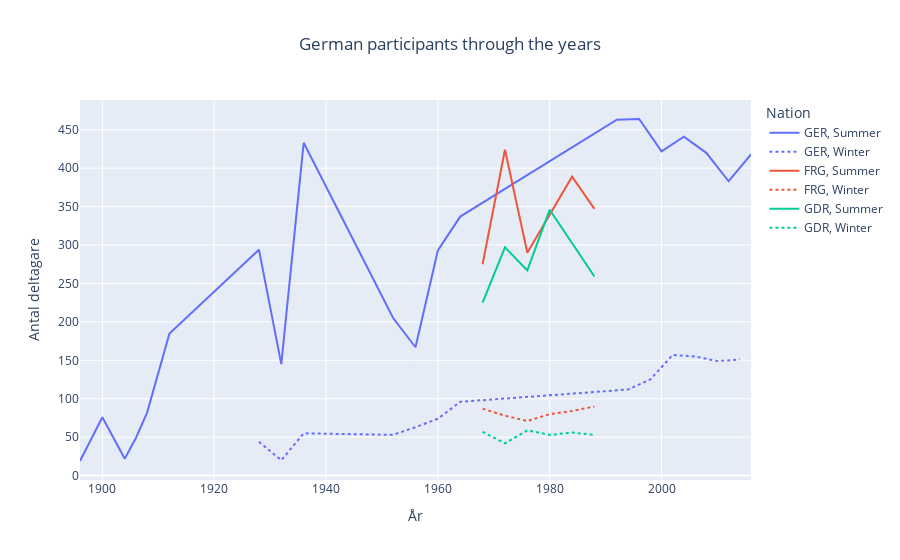

Write notebook code for a chart like this one.
### Code cell
Functions.plot_participants(germany_all)

### Figure 1 — Plotly figure (JSON) as saved in the notebook; plotly's stock layout.template omitted (floating-point values rounded to 4 significant figures)
{"data": [{"hovertemplate": "NOC=GER<br>Season=Summer<br>Year=%{x}<br>Participants=%{y}<extra></extra>", "legendgroup": "GER, Summer", "line": {"color": "#636efa", "dash": "solid"}, "marker": {"symbol": "circle"}, "mode": "lines", "name": "GER, Summer", "orientation": "v", "showlegend": true, "type": "scatter", "x": [1896, 1900, 1904, 1906, 1908, 1912, 1928, 1932, 1936, 1952, 1956, 1960, 1964, 1992, 1996, 2000, 2004, 2008, 2012, 2016], "xaxis": "x", "y": [19, 76, 22, 49, 82, 185, 294, 145, 433, 205, 167, 293, 337, 463, 464, 422, 441, 420, 383, 418], "yaxis": "y"}, {"hovertemplate": "NOC=GER<br>Season=Winter<br>Year=%{x}<br>Participants=%{y}<extra></extra>", "legendgroup": "GER, Winter", "line": {"color": "#636efa", "dash": "dot"}, "marker": {"symbol": "circle"}, "mode": "lines", "name": "GER, Winter", "orientation": "v", "showlegend": true, "type": "scatter", "x": [1928, 1932, 1936, 1952, 1956, 1960, 1964, 1992, 1994, 1998, 2002, 2006, 2010, 2014], "xaxis": "x", "y": [44, 20, 55, 53, 63, 74, 96, 111, 112, 125, 157, 155, 149, 151], "yaxis": "y"}, {"hovertemplate": "NOC=FRG<br>Season=Summer<br>Year=%{x}<br>Participants=%{y}<extra></extra>", "legendgroup": "FRG, Summer", "line": {"color": "#EF553B", "dash": "solid"}, "marker": {"symbol": "circle"}, "mode": "lines", "name": "FRG, Summer", "orientation": "v", "showlegend": true, "type": "scatter", "x": [1968, 1972, 1976, 1984, 1988], "xaxis": "x", "y": [275, 424, 290, 389, 347], "yaxis": "y"}, {"hovertemplate": "NOC=FRG<br>Season=Winter<br>Year=%{x}<br>Participants=%{y}<extra></extra>", "legendgroup": "FRG, Winter", "line": {"color": "#EF553B", "dash": "dot"}, "marker": {"symbol": "circle"}, "mode": "lines", "name": "FRG, Winter", "orientation": "v", "showlegend": true, "type": "scatter", "x": [1968, 1972, 1976, 1980, 1984, 1988], "xaxis": "x", "y": [87, 78, 71, 80, 84, 90], "yaxis": "y"}, {"hovertemplate": "NOC=GDR<br>Season=Summer<br>Year=%{x}<br>Participants=%{y}<extra></extra>", "legendgroup": "GDR, Summer", "line": {"color": "#00cc96", "dash": "solid"}, "marker": {"symbol": "circle"}, "mode": "lines", "name": "GDR, Summer", "orientation": "v", "showlegend": true, "type": "scatter", "x": [1968, 1972, 1976, 1980, 1988], "xaxis": "x", "y": [225, 297, 267, 346, 259], "yaxis": "y"}, {"hovertemplate": "NOC=GDR<br>Season=Winter<br>Year=%{x}<br>Participants=%{y}<extra></extra>", "legendgroup": "GDR, Winter", "line": {"color": "#00cc96", "dash": "dot"}, "marker": {"symbol": "circle"}, "mode": "lines", "name": "GDR, Winter", "orientation": "v", "showlegend": true, "type": "scatter", "x": [1968, 1972, 1976, 1980, 1984, 1988], "xaxis": "x", "y": [57, 42, 59, 53, 56, 53], "yaxis": "y"}], "layout": {"legend": {"title": {"text": "Nation"}, "tracegroupgap": 0}, "title": {"text": "German participants through the years", "x": 0.5, "xanchor": "center"}, "xaxis": {"anchor": "y", "domain": [0, 1], "title": {"text": "År"}}, "yaxis": {"anchor": "x", "domain": [0, 1], "title": {"text": "Antal deltagare"}}}}
